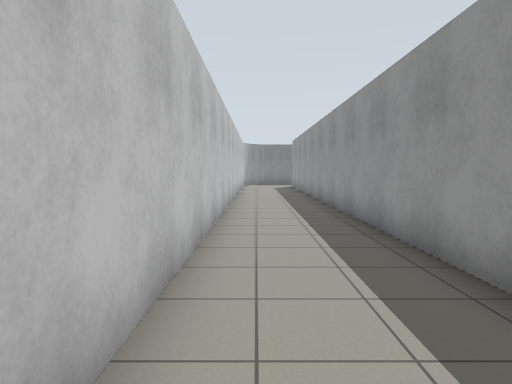
View 1 (above)

24 first-person views from a walk through a Gazebo world. The camera is 1.2 m above the floor, tilts 4° down and sees 75° across. The floor is counted in squares, 1 m on a side. Each view is taken from the middle of a square. On the plan, view 1 faces up. The plan holds only what a view shows up to about 13 squares ahead; the rest is blank.

View 2
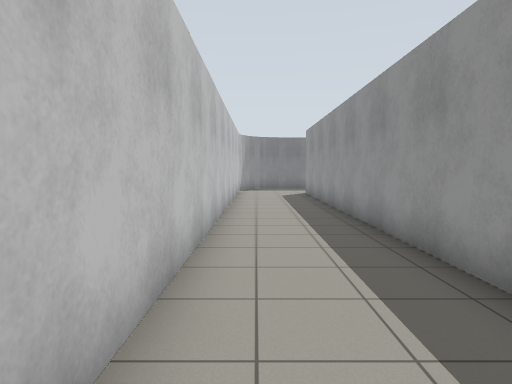

View 3
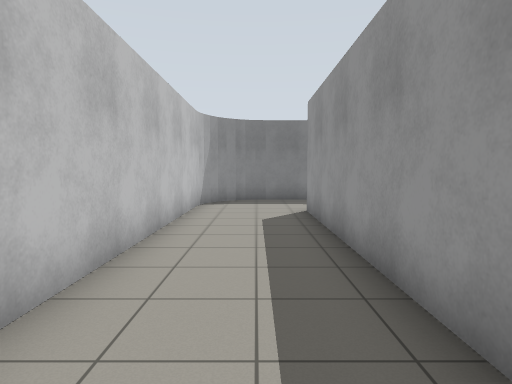

View 4
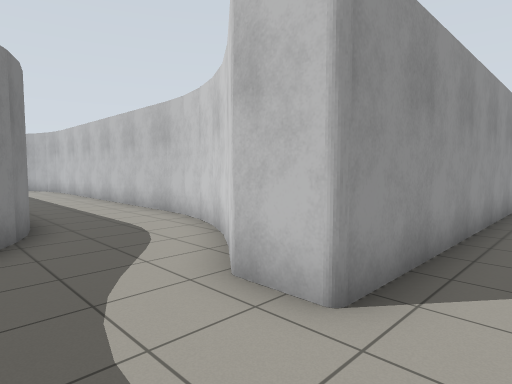

View 5
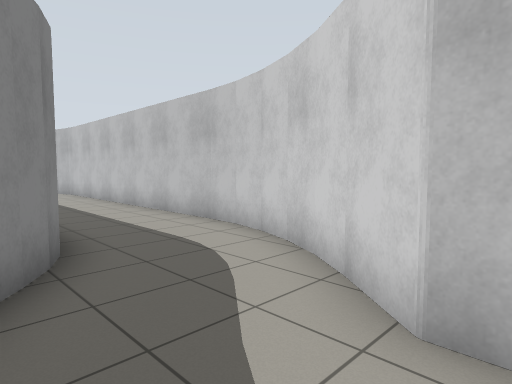

View 6
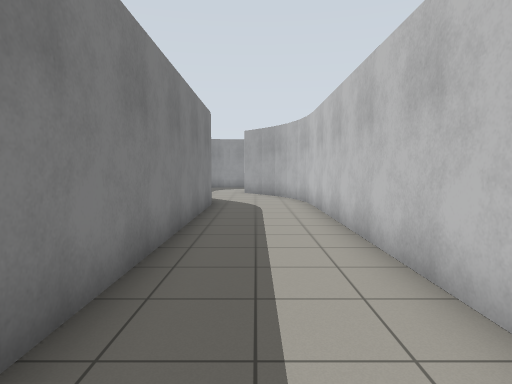

View 7
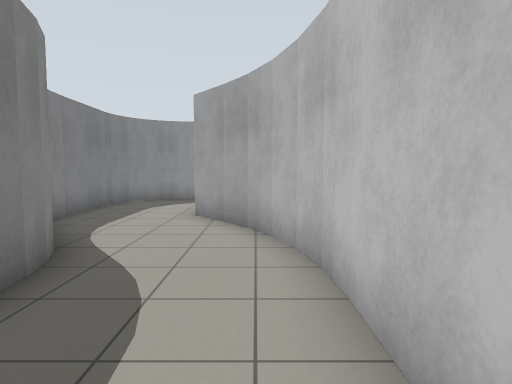

View 8
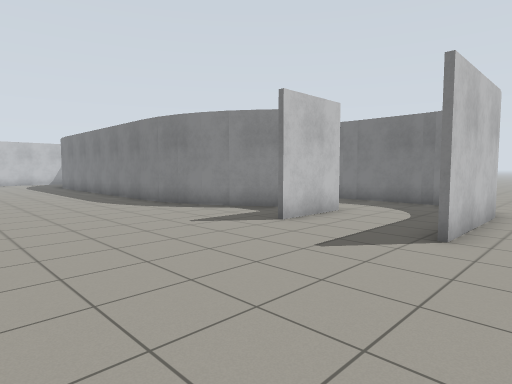

View 9
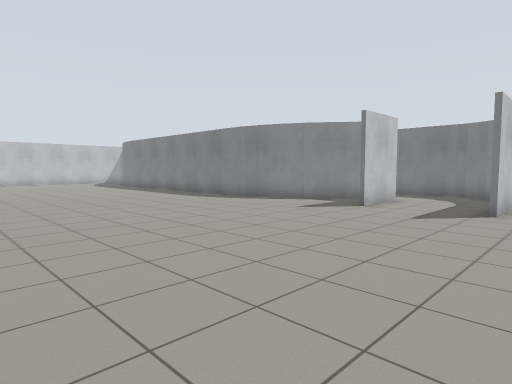

View 10
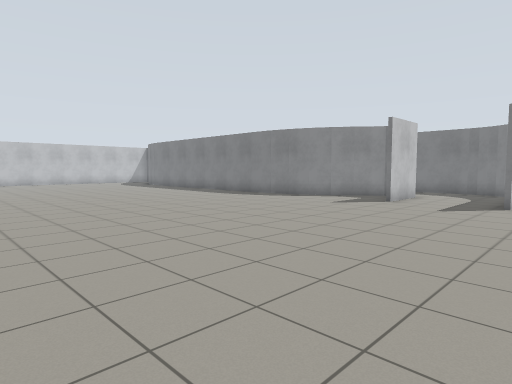

View 11
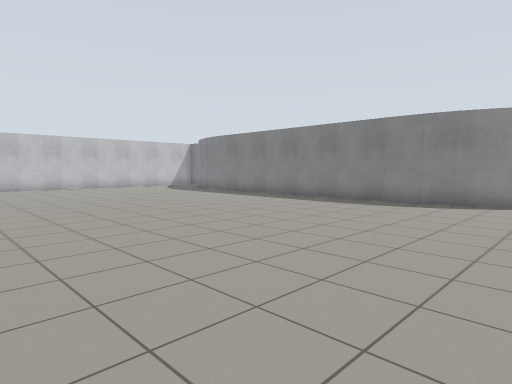

View 12
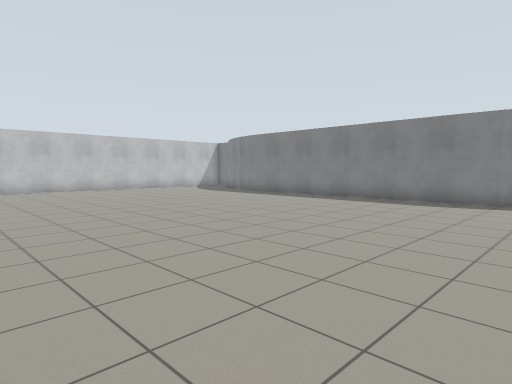

View 13
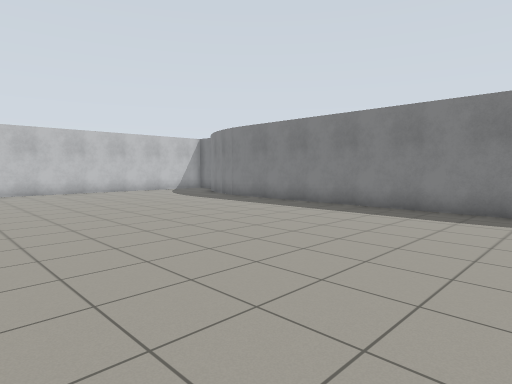

View 14
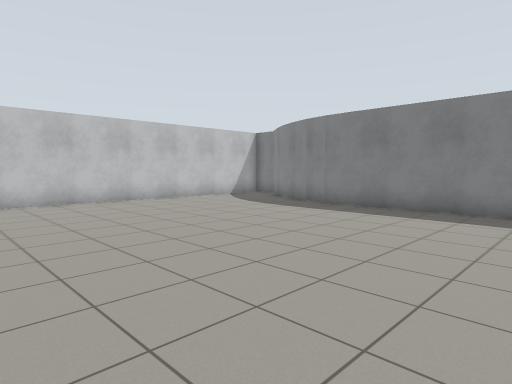

View 15
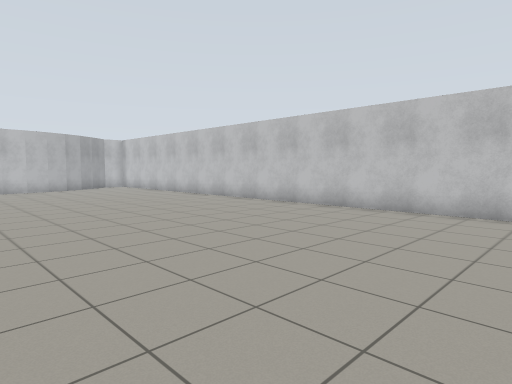

View 16
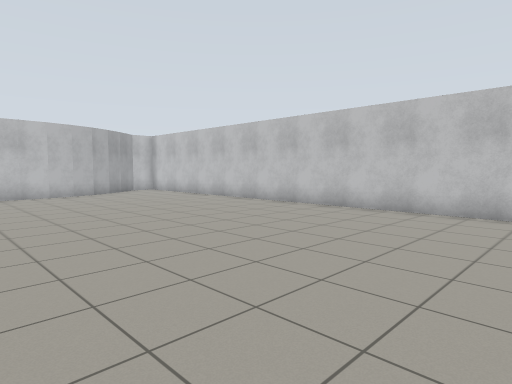

View 17
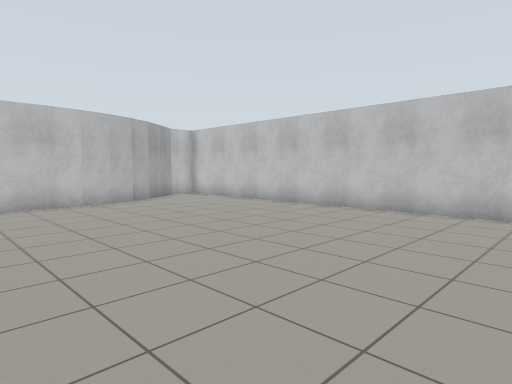

View 18
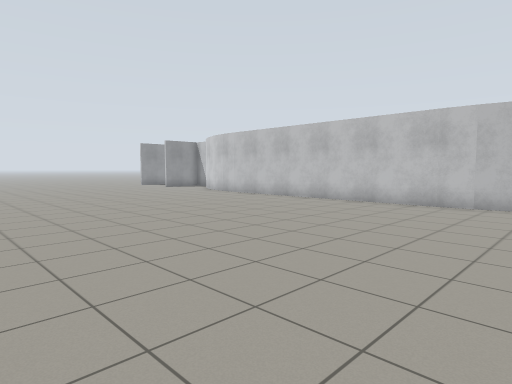

View 19
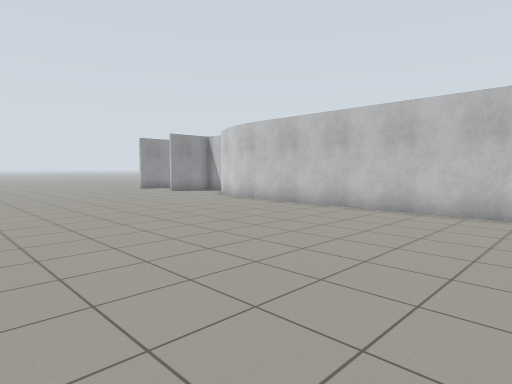

View 20
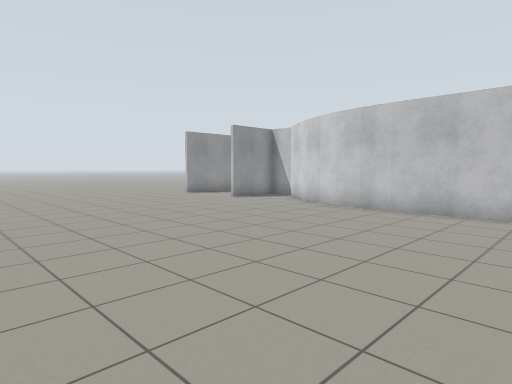

View 21
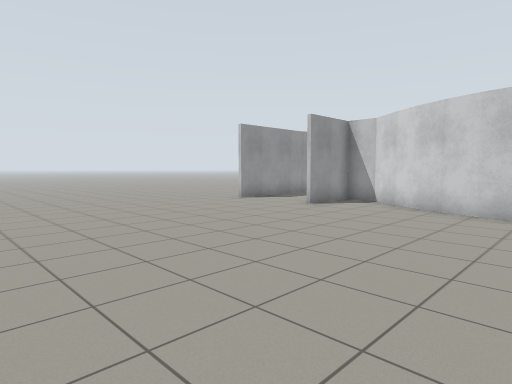

View 22
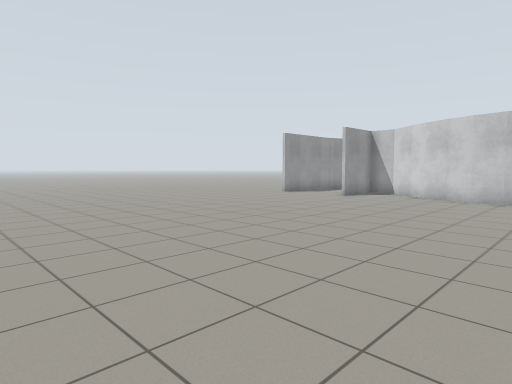

View 23
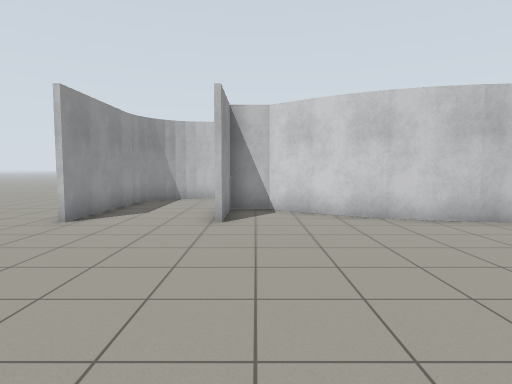

View 24
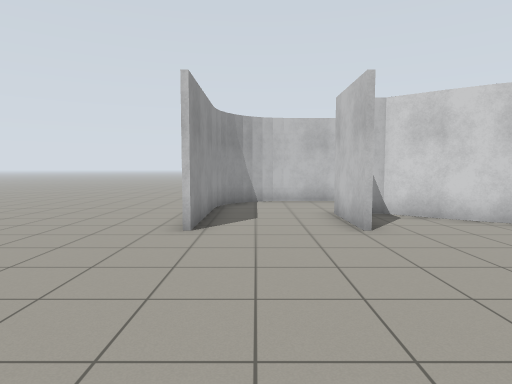

### Floor plan
Points are (right, up) in squares from view 1. A wall is a line through its corners. A room is listed if a view was taken in it or the views show most of it. See-through windows are left out.
Room 1 (views 1, 2, 3, 4, 5, 6, 7, 8, 9, 10, 11, 12, 13, 14, 15, 16, 17, 18, 19, 20, 21, 22, 23, 24)
walls: (20, 20) (8.4, 20); (19.9, 20.2) (21, 20.4); (19.9, -4.5) (21.1, -4.7); (21, 20.3) (19.9, 20); (20.8, 20.4) (21.9, 20.7); (20.9, -4.7) (22, -5); (21.8, 20.7) (22.7, 21.2); (21.8, -5) (22.8, -5.5); (8.4, 20.1) (7.4, 20.3); (8.4, 20.1) (20, 20.1); (2.4, 3) (2.4, 22.6) (3.8, 22.6) (5.7, 21.1); (8.2, -4.4) (20, -4.4); (22.7, 21.1) (24.6, 22.6); (7.5, 20.2) (6.9, 20.4); (22.7, -5.4) (24.6, -6.8) (25.8, -6.8) (25.8, -4.4); (7.4, 20.4) (8.4, 20.2); (7.4, -4.7) (8.5, -4.4); (2.6, 16.1) (2.6, -2.1); (6.5, 20.7) (7.5, 20.4); (25.9, -4.4) (25.9, -6.9); (19.8, 23.5) (9.9, 23.5); (6.4, -5) (7.5, -4.6); (24.1, 22) (22.8, 21) (21.9, 20.6) (20.9, 20.2); (20.3, 23.7) (19.6, 23.5); (20.9, 24) (20.2, 23.7); (5.8, -5.3) (6.6, -4.9); (5.6, 21.2) (6.6, 20.7); (8.8, 23.5) (7.8, 23.8) (6.7, 24.5); (25.9, 22.5) (25.9, 19.9); (8.1, 23.7) (7.4, 24); (25, -10.3) (27.4, -10.3); (29.4, 24.1) (29.4, 19.9); (29, 24.7) (28.6, 25.3) (28, 25.7) (27.3, 25.9); (29.3, -8.5) (29.3, -4.4); (28.7, 25.1) (28.3, 25.5) (27.5, 25.9) (24, 25.9); (27.3, -10.3) (27.9, -10.1) (28.8, -9.6); (27.7, -10.2) (28.7, -9.8) (29.1, -8.8); (28.3, -9.9) (28.9, -9.4); (28.5, -9.9) (29.1, -9) (29.2, -8.4); (3, 25.9) (1, 25.9); (1.1, 25.9) (0.4, 25.7) (-0.4, 25.2) (-0.8, 24.4); (-0.9, 24.1) (-0.9, 1.1); (0.6, 25.8) (0.1, 25.5) (-0.5, 25); (-0.2, 25.3) (-0.7, 24.6) (-0.9, 23.9)
ways out: opening at (30.5, -5)

Positions as (right, up) in squares from view 1, and headings:
1: (0, 0), facing up
2: (0, 6), facing up
3: (1, 13), facing up
4: (1, 25), facing down-right
5: (3, 25), facing down-right
6: (8, 22), facing right
7: (16, 21), facing right
8: (31, 14), facing up-left
9: (31, 10), facing up-left
10: (31, 8), facing up-left
11: (24, 8), facing up-left
12: (22, 7), facing up-left
13: (20, 10), facing up-left
14: (15, 10), facing up-left
15: (12, 15), facing down-left
16: (12, 11), facing down-left
17: (12, 7), facing down-left
18: (6, 7), facing down-right
19: (10, 5), facing down-right
20: (15, 5), facing down-right
21: (19, 5), facing down-right
22: (18, 9), facing down-right
23: (25, 3), facing down
24: (28, 2), facing down
